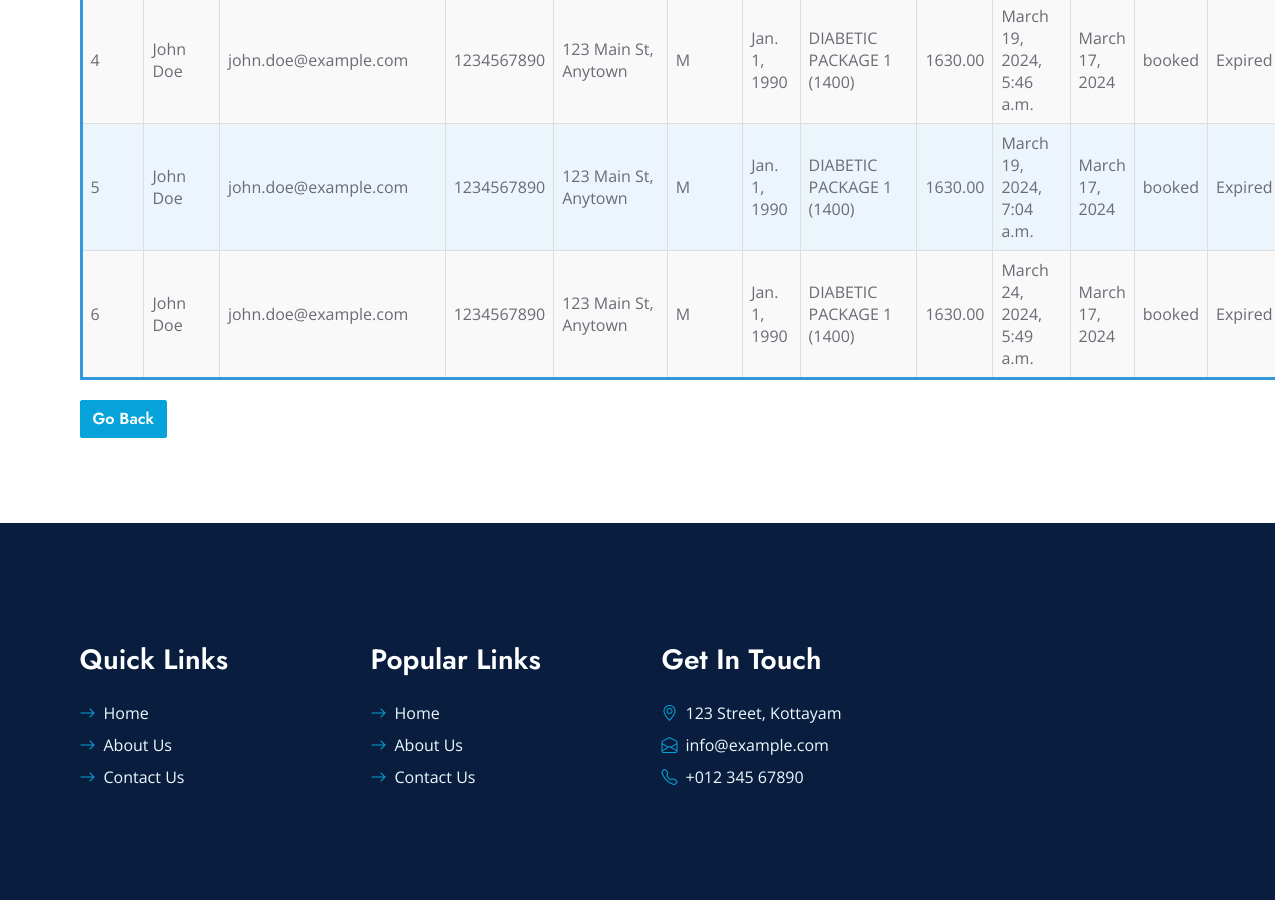
Before: /viewtestbookings/ (signed in, middle part) with the older database file.
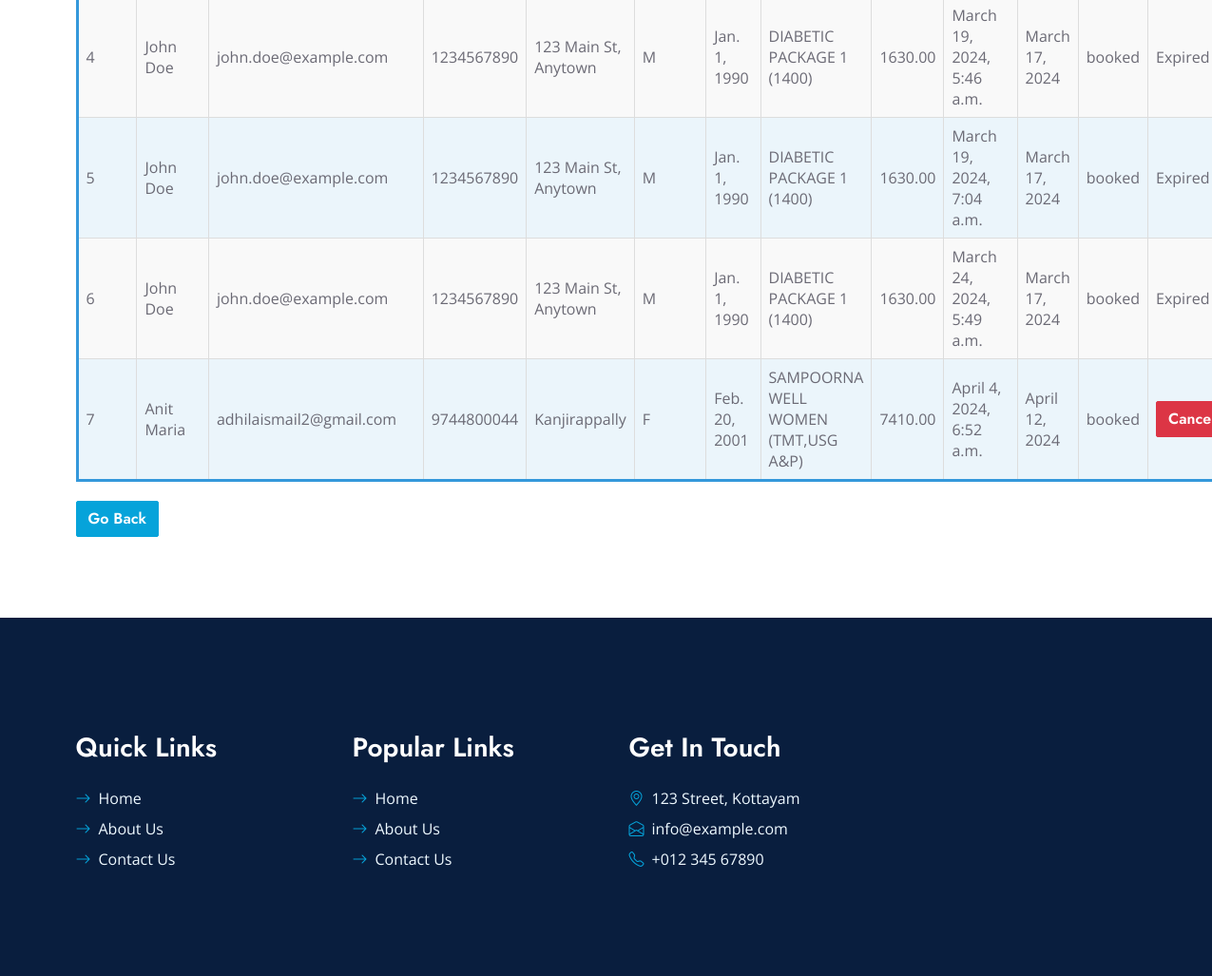
After: the same page with the newer database file.
### website/models.py (models this page shows, shortened)
class Booking(models.Model):
    STATUS_CHOICES = (
        ('booked', 'Booked'),
        ('cancelled', 'Cancelled'),
        ('expired', 'Expired'),
    )
    patient = models.ForeignKey(Patient, on_delete=models.CASCADE)
    booked_date = models.DateTimeField(auto_now_add=True)
    test_date = models.DateField( null=True,blank=True)
    status = models.CharField(max_length=20, choices=STATUS_CHOICES, default='booked')

class Patient(models.Model):
    user = models.ForeignKey(CustomUser, on_delete=models.CASCADE, default=1, related_name='patient_user')
    full_name = models.CharField(max_length=255)
    email = models.EmailField()
    phone = models.CharField(max_length=15)
    address = models.TextField()
    gender = models.CharField(max_length=1, choices=[('M', 'Male'), ('F', 'Female'), ('O', 'Other')])
    date_of_birth = models.DateField()
    selected_test = models.ForeignKey(LaboratoryTest, on_delete=models.SET_NULL, null=True, blank=True)
    status = models.IntegerField(default=0)

class LaboratoryTest(models.Model):
    test_name = models.CharField(max_length=255)
    test_price = models.DecimalField(max_digits=10, decimal_places=2)
    package_details = models.JSONField()

### website/views.py (the view)
# urls.py: path('viewtestbookings/', views.viewtestbookings, name='viewtestbookings'),
@login_required
def viewtestbookings(request):
    patient = request.user.id
    bookings = []
    variable = Patient.objects.filter(user_id=patient)
    if variable.exists():
        for i in variable:
            bookings.extend(Booking.objects.filter(patient_id=i.id))
        bookings = [booking for booking in bookings if booking.status != 'cancelled']
        for booking in bookings:
            if booking.test_date:
                if isinstance(booking.test_date, datetime.date):
                    time_difference = booking.test_date - datetime.date.today()
                    booking.is_cancelable = (
                        time_difference.days > 0
                    )
                    print(f"Booking for {booking.patient.full_name} - is_cancelable: {booking.is_cancelable}")
                    print(f"Booked Date: {booking.booked_date}")
                    print(f"Test Date: {booking.test_date}")
                else:
                    print(f"Invalid test_date for {booking.patient.full_name}: {booking.test_date}")
    else:
        print("No bookings found for the patient.")
    context = {'bookings': bookings}
    return render(request, 'viewtestbookings.html', context)

### templates/viewtestbookings.html (shortened to what this page needs)
{% extends 'baselab.html' %}
{% block content %}
<div class="container">
    <br><br>
    {% if bookings %}
        <table border="1">
            <tbody>
                {% for booking in bookings %}
                    <tr>
                        <td>{{ forloop.counter }}</td>
                        <td>{{ booking.patient.full_name }}</td>
                        <td>{{ booking.patient.email }}</td>
                        <td>{{ booking.patient.phone }}</td>
                        <td>{{ booking.patient.address }}</td>
                        <td>{{ booking.patient.gender }}</td>
                        <td>{{ booking.patient.date_of_birth }}</td>
                        <td>{{ booking.patient.selected_test.test_name }}</td>
                        <td>{{ booking.patient.selected_test.test_price }}</td>
                        <td>{{ booking.booked_date }}</td>
                        <td>{{ booking.test_date }}</td>
                        <td>{{ booking.status }}</td>
                        <td>
                            {% if booking.test_date %}
                                {% if booking.is_cancelable %}
                                    <button class="btn btn-danger cancel-booking-btn" data-booking-id="{{ booking.id }}">Cancel</button>
                                {% elif booking.test_date > timezone.now %}
                                    Booked
                                {% else %}
                                    Expired
                                {% endif %}
                            {% else %}
                                Test Date Not Set
                            {% endif %}
                        </td>
                    </tr>
                {% endfor %}
            </tbody>
        </table>
        <div class="go-back-button">
            <a href="{% url 'homelab' %}" class="btn btn-primary">Go Back</a>
        </div>
    {% else %}
        <p>No bookings found.</p>
    {% endif %}
</div>
{% endblock %}

Changed rows visible on the page:
added Booking: patient.full_name "Anit Maria", patient.email "adhilaismail2@gmail.com", patient.phone "9744800044", patient.address "Kanjirappally", patient.gender "F", patient.date_of_birth "Feb. 20, 2001", patient.selected_test.test_name "SAMPOORNA WELL WOMEN (TMT,USG A&P)", patient.selected_test.test_price "7410.00", booked_date "April 4, 2024, 6:52 a.m.", test_date "April 12, 2024", status "booked"
